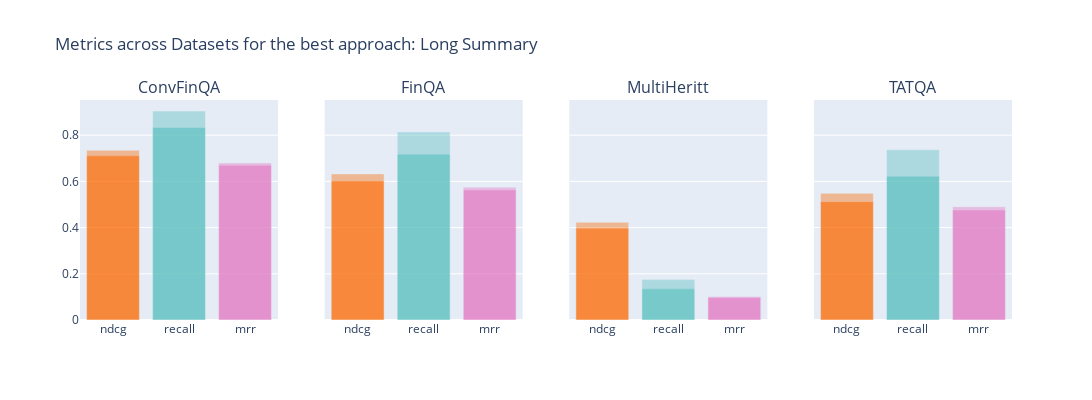

The notebook cell saved with this chart:
### Markdown cell above
Fissato l'approccio migliore mostra le performance sui diversi dataset

### Code cell
import pandas as pd
import plotly.graph_objects as go
import plotly.subplots as sp

# Load data
df_results_ls = pd.read_excel("df_results_ls.xlsx")

# Convert to long format
df_ls_long = pd.melt(df_results_ls, id_vars=['dataset'], var_name='metric', value_name='value')
df_ls_long['approach'] = 'Approach LS'

# Extract metric base (ndcg, recall, mrr) and type (@5, @10)
df_ls_long["metric_base"] = df_ls_long["metric"].str.replace(r'_5|_10', '', regex=True)
df_ls_long["metric_type"] = df_ls_long["metric"].str.extract(r'(5|10)')

# Define colors for each metric
metric_colors = {'ndcg': '#fc6a03', 'recall': '#55bebd', 'mrr': '#e377c2'}

# Define unique datasets and their subplot positions
datasets = df_results_ls['dataset'].unique()
num_datasets = len(datasets)

# Create subplots: 1 row, 4 columns (one per dataset)
fig = sp.make_subplots(
    rows=1, cols=num_datasets,
    subplot_titles=[f"{dataset}" for dataset in datasets],
    shared_yaxes=True
)

# Mapping dataset positions to subplot columns
dataset_positions = {dataset: i+1 for i, dataset in enumerate(datasets)}

# Plot data with overlapping bars for @5 and @10
for _, row in df_ls_long.iterrows():
    dataset = row['dataset']
    metric = row['metric_base']
    metric_type = row['metric_type']
    value = row['value']
    
    col_idx = dataset_positions[dataset]  # Assign dataset to correct column
    color = metric_colors[metric]

    # Opacity for overlapping effect
    opacity = 0.6 if metric_type == '5' else 0.4  

    fig.add_trace(
        go.Bar(
            x=[metric],  # Group bars by metric
            y=[value], 
            marker=dict(color=color),
            opacity=opacity
        ),
        row=1, col=col_idx
    )

# Update layout
fig.update_layout(
    title="Metrics across Datasets for the best approach: Long Summary",
    height=400, width=1300,
    showlegend=False,  # No legend
    barmode="overlay"
)

fig.show()

### Figure 1 — Plotly figure (JSON) as saved in the notebook; plotly's stock layout.template omitted (floating-point values rounded to 4 significant figures)
{"data": [{"marker": {"color": "#fc6a03"}, "opacity": 0.6, "type": "bar", "x": ["ndcg"], "xaxis": "x", "y": [0.711], "yaxis": "y"}, {"marker": {"color": "#fc6a03"}, "opacity": 0.6, "type": "bar", "x": ["ndcg"], "xaxis": "x2", "y": [0.602], "yaxis": "y2"}, {"marker": {"color": "#fc6a03"}, "opacity": 0.6, "type": "bar", "x": ["ndcg"], "xaxis": "x3", "y": [0.3976], "yaxis": "y3"}, {"marker": {"color": "#fc6a03"}, "opacity": 0.6, "type": "bar", "x": ["ndcg"], "xaxis": "x4", "y": [0.5124], "yaxis": "y4"}, {"marker": {"color": "#fc6a03"}, "opacity": 0.4, "type": "bar", "x": ["ndcg"], "xaxis": "x", "y": [0.7348], "yaxis": "y"}, {"marker": {"color": "#fc6a03"}, "opacity": 0.4, "type": "bar", "x": ["ndcg"], "xaxis": "x2", "y": [0.6324], "yaxis": "y2"}, {"marker": {"color": "#fc6a03"}, "opacity": 0.4, "type": "bar", "x": ["ndcg"], "xaxis": "x3", "y": [0.4234], "yaxis": "y3"}, {"marker": {"color": "#fc6a03"}, "opacity": 0.4, "type": "bar", "x": ["ndcg"], "xaxis": "x4", "y": [0.5489], "yaxis": "y4"}, {"marker": {"color": "#55bebd"}, "opacity": 0.6, "type": "bar", "x": ["recall"], "xaxis": "x", "y": [0.8333], "yaxis": "y"}, {"marker": {"color": "#55bebd"}, "opacity": 0.6, "type": "bar", "x": ["recall"], "xaxis": "x2", "y": [0.718], "yaxis": "y2"}, {"marker": {"color": "#55bebd"}, "opacity": 0.6, "type": "bar", "x": ["recall"], "xaxis": "x3", "y": [0.1348], "yaxis": "y3"}, {"marker": {"color": "#55bebd"}, "opacity": 0.6, "type": "bar", "x": ["recall"], "xaxis": "x4", "y": [0.6225], "yaxis": "y4"}, {"marker": {"color": "#55bebd"}, "opacity": 0.4, "type": "bar", "x": ["recall"], "xaxis": "x", "y": [0.9048], "yaxis": "y"}, {"marker": {"color": "#55bebd"}, "opacity": 0.4, "type": "bar", "x": ["recall"], "xaxis": "x2", "y": [0.814], "yaxis": "y2"}, {"marker": {"color": "#55bebd"}, "opacity": 0.4, "type": "bar", "x": ["recall"], "xaxis": "x3", "y": [0.1748], "yaxis": "y3"}, {"marker": {"color": "#55bebd"}, "opacity": 0.4, "type": "bar", "x": ["recall"], "xaxis": "x4", "y": [0.7369], "yaxis": "y4"}, {"marker": {"color": "#e377c2"}, "opacity": 0.6, "type": "bar", "x": ["mrr"], "xaxis": "x", "y": [0.6698], "yaxis": "y"}, {"marker": {"color": "#e377c2"}, "opacity": 0.6, "type": "bar", "x": ["mrr"], "xaxis": "x2", "y": [0.563], "yaxis": "y2"}, {"marker": {"color": "#e377c2"}, "opacity": 0.6, "type": "bar", "x": ["mrr"], "xaxis": "x3", "y": [0.0965], "yaxis": "y3"}, {"marker": {"color": "#e377c2"}, "opacity": 0.6, "type": "bar", "x": ["mrr"], "xaxis": "x4", "y": [0.4758], "yaxis": "y4"}, {"marker": {"color": "#e377c2"}, "opacity": 0.4, "type": "bar", "x": ["mrr"], "xaxis": "x", "y": [0.6801], "yaxis": "y"}, {"marker": {"color": "#e377c2"}, "opacity": 0.4, "type": "bar", "x": ["mrr"], "xaxis": "x2", "y": [0.5752], "yaxis": "y2"}, {"marker": {"color": "#e377c2"}, "opacity": 0.4, "type": "bar", "x": ["mrr"], "xaxis": "x3", "y": [0.1017], "yaxis": "y3"}, {"marker": {"color": "#e377c2"}, "opacity": 0.4, "type": "bar", "x": ["mrr"], "xaxis": "x4", "y": [0.4906], "yaxis": "y4"}], "layout": {"annotations": [{"font": {"size": 16}, "showarrow": false, "text": "ConvFinQA", "x": 0.1062, "xanchor": "center", "xref": "paper", "y": 1, "yanchor": "bottom", "yref": "paper"}, {"font": {"size": 16}, "showarrow": false, "text": "FinQA", "x": 0.3688, "xanchor": "center", "xref": "paper", "y": 1, "yanchor": "bottom", "yref": "paper"}, {"font": {"size": 16}, "showarrow": false, "text": "MultiHeritt", "x": 0.6313, "xanchor": "center", "xref": "paper", "y": 1, "yanchor": "bottom", "yref": "paper"}, {"font": {"size": 16}, "showarrow": false, "text": "TATQA", "x": 0.8938, "xanchor": "center", "xref": "paper", "y": 1, "yanchor": "bottom", "yref": "paper"}], "barmode": "overlay", "height": 400, "showlegend": false, "title": {"text": "Metrics across Datasets for the best approach: Long Summary"}, "width": 1300, "xaxis": {"anchor": "y", "domain": [0, 0.2125]}, "xaxis2": {"anchor": "y2", "domain": [0.2625, 0.475]}, "xaxis3": {"anchor": "y3", "domain": [0.525, 0.7375]}, "xaxis4": {"anchor": "y4", "domain": [0.7875, 1]}, "yaxis": {"anchor": "x", "domain": [0, 1]}, "yaxis2": {"anchor": "x2", "domain": [0, 1], "matches": "y", "showticklabels": false}, "yaxis3": {"anchor": "x3", "domain": [0, 1], "matches": "y", "showticklabels": false}, "yaxis4": {"anchor": "x4", "domain": [0, 1], "matches": "y", "showticklabels": false}}}
